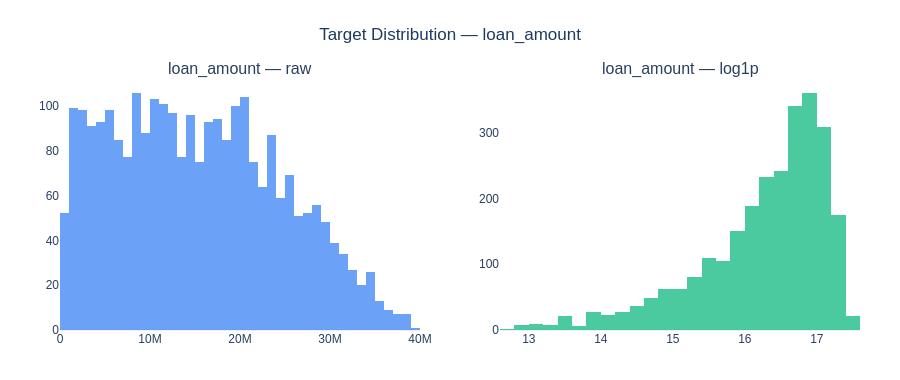

Notebook code for this chart:
### Markdown cell above
### Step 1 — Subset to Approved Loans & Analyse Target

### Code cell
from sklearn.linear_model import LinearRegression, Ridge, Lasso
from sklearn.tree import DecisionTreeRegressor
from sklearn.ensemble import RandomForestRegressor, GradientBoostingRegressor
from sklearn.metrics import mean_squared_error, mean_absolute_error, r2_score

# Subset: keep only approved loans; work from the original df to avoid any leakage
df_approved = df[df["loan_status"] == 1].drop(columns=["loan_id", "loan_status"]).copy()

print(f"Total rows      : {len(df)}")
print(f"Approved rows   : {len(df_approved)}  ({len(df_approved)/len(df)*100:.1f}%)")
print(f"\nloan_amount stats (₹):")
print(df_approved["loan_amount"].describe().apply(lambda x: f"{x:,.0f}"))

# Visualise target distribution before and after log-transform
fig = make_subplots(rows=1, cols=2,
                    subplot_titles=("loan_amount — raw", "loan_amount — log1p"))

fig.add_trace(go.Histogram(x=df_approved["loan_amount"], nbinsx=40,
                            marker_color="#3B82F6", opacity=0.75, name="raw"),
              row=1, col=1)
fig.add_trace(go.Histogram(x=np.log1p(df_approved["loan_amount"]), nbinsx=40,
                            marker_color="#10B981", opacity=0.75, name="log1p"),
              row=1, col=2)

fig.update_layout(
    title    = dict(text="Target Distribution — loan_amount",
                    font=dict(size=17, color="#1E3A5F"), x=0.5, xanchor="center"),
    template = "plotly_white", height=380, showlegend=False,
    font=dict(family="Arial, sans-serif", size=12),
    margin=dict(t=80, b=50, l=60, r=40),
)
fig.update_xaxes(showgrid=False)
fig.update_yaxes(showgrid=False)
fig.show()

print(f"\nSkewness  raw    : {df_approved['loan_amount'].skew():.4f}")
print(f"Skewness  log1p  : {np.log1p(df_approved['loan_amount']).skew():.4f}")

### Figure 1 — Plotly figure (JSON) as saved in the notebook; plotly's stock layout.template omitted (floating-point values rounded to 4 significant figures; data arrays with more than 128 entries replaced by an {"elided": "..."} marker saying what was removed)
{"data": [{"marker": {"color": "#3B82F6"}, "name": "raw", "nbinsx": 40, "opacity": 0.75, "type": "histogram", "x": {"elided": "2656 int values"}, "xaxis": "x", "yaxis": "y"}, {"marker": {"color": "#10B981"}, "name": "log1p", "nbinsx": 40, "opacity": 0.75, "type": "histogram", "x": {"elided": "2656 float values"}, "xaxis": "x2", "yaxis": "y2"}], "layout": {"annotations": [{"font": {"size": 16}, "showarrow": false, "text": "loan_amount — raw", "x": 0.225, "xanchor": "center", "xref": "paper", "y": 1, "yanchor": "bottom", "yref": "paper"}, {"font": {"size": 16}, "showarrow": false, "text": "loan_amount — log1p", "x": 0.775, "xanchor": "center", "xref": "paper", "y": 1, "yanchor": "bottom", "yref": "paper"}], "font": {"family": "Arial, sans-serif", "size": 12}, "height": 380, "margin": {"b": 50, "l": 60, "r": 40, "t": 80}, "showlegend": false, "title": {"font": {"color": "#1E3A5F", "size": 17}, "text": "Target Distribution — loan_amount", "x": 0.5, "xanchor": "center"}, "xaxis": {"anchor": "y", "domain": [0, 0.45], "showgrid": false}, "xaxis2": {"anchor": "y2", "domain": [0.55, 1], "showgrid": false}, "yaxis": {"anchor": "x", "domain": [0, 1], "showgrid": false}, "yaxis2": {"anchor": "x2", "domain": [0, 1], "showgrid": false}}}
